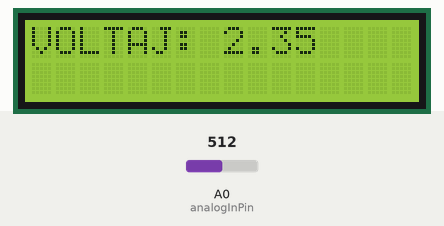
A sketch run on a simulated Arduino Uno, built with avr-gcc and run on an emulated ATmega328P. On the bench: 16×2 character LCD. Inputs (shaded band) come from the test bench; at power-on: A0 (analogInPin) = 512.

Above: at 1.2 s.
1.3 s: A0 (analogInPin) set to 716
At 2.6 s:
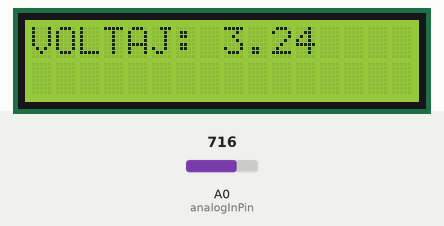
3.5 s: A0 (analogInPin) set to 900
At 5.2 s:
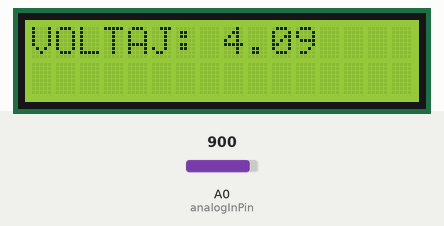
5.5 s: A0 (analogInPin) set to 1023
At 7.2 s:
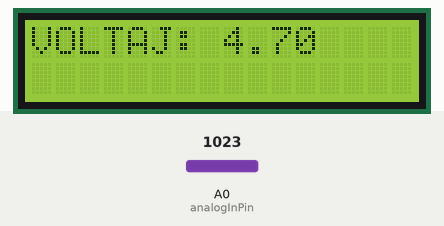
Timing chart, 0 to 8.7 s (numbered marks = the images above; inputs shaded):
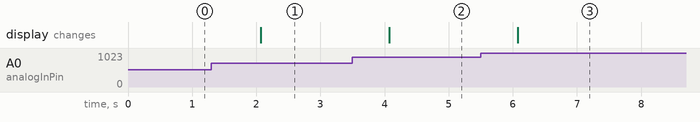

The sketch:

lcd-ekran-pot-voltaj-olcumu.ino
```cpp
#include <LiquidCrystal.h>  // include the library code:

const int rs = 12, en = 11, d4 = 5, d5 = 4, d6 = 3, d7 = 2;
LiquidCrystal lcd(rs, en, d4, d5, d6, d7);
const int analogInPin = A0;

int sensorValue = 0;  // Value read from the pot
int outputValue = 0;  // Value displayed on LCD
float  voltaj;
void setup()
{
  Serial.begin(9600); // Rate of data transmission
  // set up the LCD's number of columns and rows:
  lcd.begin(16, 2);
  lcd.clear();
}

void loop()
{
  sensorValue = analogRead(analogInPin);  // Reading Potentiometer
  outputValue = map(sensorValue, 0, 1023, 0, 100); // 1024 degeri 100 degere yerleştiriyor
  voltaj=(0.047)*outputValue;//5v=100 orantısından bulunuyor
  lcd.setCursor(0,0); // Sets the cursor to col 0 and row 0
  lcd.print("VOLTAJ: "); // Prints Dimming % to LCD
  lcd.print(voltaj); // Prints formatted dimming value to LCD
  delay(1000);
}
```

Measured:
- after the input at 1.3 s, the display: changes after 0.77 s (image 1)
- after the input at 3.5 s, the display: changes after 0.58 s (image 2)
- after the input at 5.5 s, the display: changes after 0.58 s (image 3)
